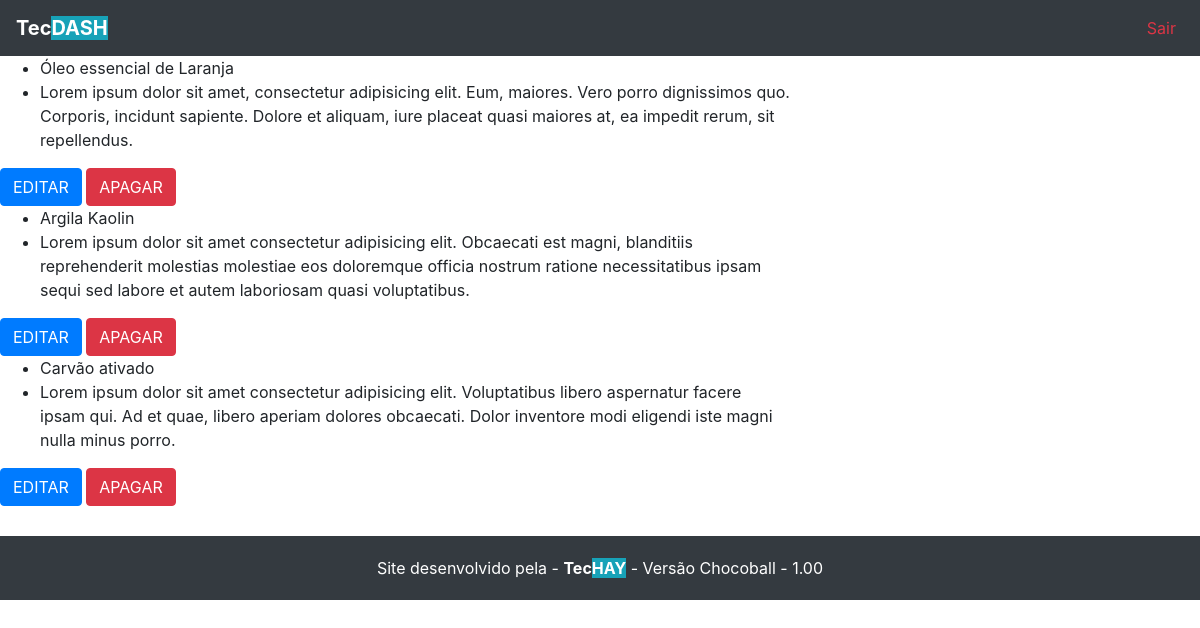
The page /dashboard/list_product on the database its author committed.
### principal/models.py (models this page shows, shortened)
class Product(models.Model):
	name = models.CharField(max_length=255)
	price = models.IntegerField(null=True, blank=True)
	ingredients = models.ManyToManyField(Ingredients, blank=True)
	image = models.ImageField(upload_to='image', null=True)
	details = models.TextField(null=True)

### principal/views.py (the view)
# urls.py: path('list_product', views.list_product, name="list_product"),
def list_product(request):
  data = {}
  products = Product.objects.all()
  data['products'] = products
  return render(request, 'dashboard/product/list-product.html', data)

### principal/templates/dashboard/product/list-product.html
{% extends "base.html" %}
{% block conteudo %}
<div class="content">
	<div class="row">
		{% for product in products %}
		<div class="col-8">
			<ul>
				<li>{{product.name}}</li>
				<li>{{product.details}}</li>
			</ul>
			<a href="{% url 'edit_product' product.pk %}" class="btn btn-primary">EDITAR</a>
			<a href="{% url 'delete_product' product.pk %}" class="btn btn-danger">APAGAR</a>
		</div>
		{% endfor %}
	</div>
</div>
{% endblock %}

### principal/static/assets/css/style.css (style rules this page uses)
a { color: #000; }

### rows shown on the page
Product: name "Óleo essencial de Laranja", details "Lorem ipsum dolor sit amet, consectetur adipisicing elit. Eum, maiores. Vero porro dignissimos quo. Corporis, incidunt sapiente. Dolore et aliquam, iure placeat quasi maiores at, ea impedit rerum, sit repellendus."
Product: name "Argila Kaolin", details "Lorem ipsum dolor sit amet consectetur adipisicing elit. Obcaecati est magni, blanditiis reprehenderit molestias molestiae eos doloremque officia nostrum ratione necessitatibus ipsam sequi sed labore et autem laboriosam quasi voluptatibus."
Product: name "Carvão ativado", details "Lorem ipsum dolor sit amet consectetur adipisicing elit. Voluptatibus libero aspernatur facere ipsam qui. Ad et quae, libero aperiam dolores obcaecati. Dolor inventore modi eligendi iste magni nulla minus porro."
